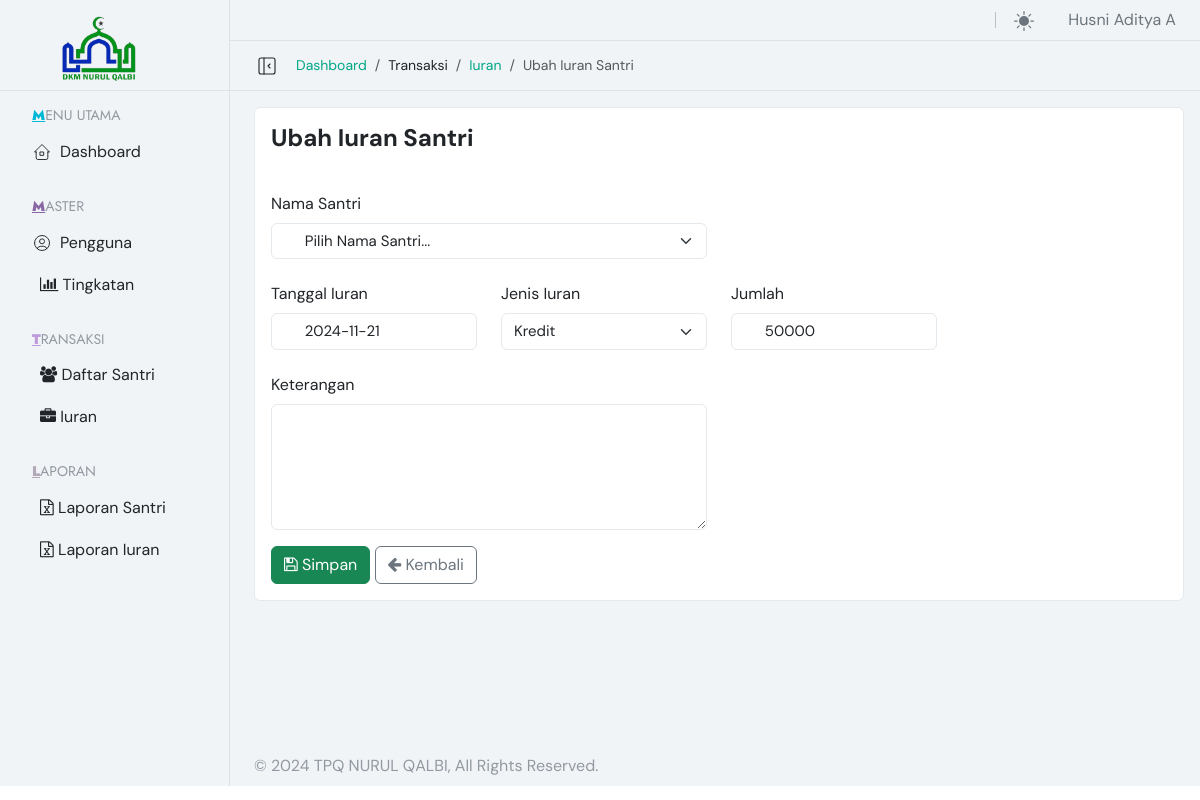
Page /iuran_edit.php?method=edit&id=IUR-202411-001 (signed in) on the earlier database version.
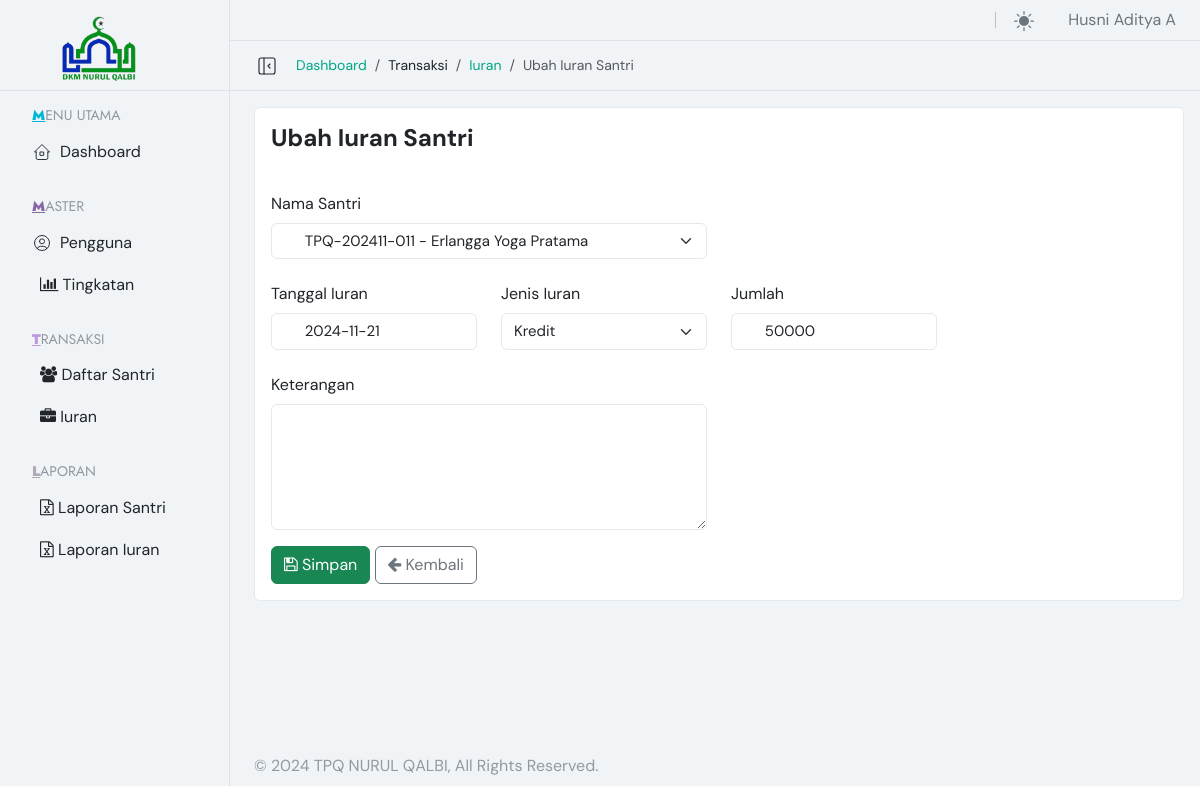
Same page on the later database version.
### tables this page shows
CREATE TABLE IF NOT EXISTS `t_iuran` (
  `ID_IURAN` varchar(50) NOT NULL,
  `ID_ANGGOTA` varchar(50) DEFAULT NULL,
  `TGL_IURAN` date DEFAULT NULL,
  `DK` varchar(50) DEFAULT NULL,
  `JUMLAH` int(11) DEFAULT NULL,
  `KETERANGAN` varchar(200) DEFAULT NULL,
  `STATUS` varchar(50) DEFAULT '1',
  `INPUT_OLEH` varchar(50) DEFAULT NULL,
  `INPUT_TANGGAL` datetime DEFAULT NULL,
  PRIMARY KEY (`ID_IURAN`),
  KEY `ID_ANGGOTA` (`ID_ANGGOTA`)
);

CREATE TABLE IF NOT EXISTS `t_anggota` (
  `ID_ANGGOTA` varchar(50) NOT NULL,
  `ID_TINGKATAN` varchar(50) DEFAULT NULL,
  `NAMA_ANGGOTA` varchar(50) DEFAULT NULL,
  `ALAMAT` text DEFAULT NULL,
  `TEMPAT_LAHIR` varchar(50) DEFAULT NULL,
  `TANGGAL_LAHIR` date DEFAULT NULL,
  `JK` varchar(50) DEFAULT NULL,
  `ORANG_TUA` varchar(50) DEFAULT NULL,
  `PEKERJAAN` varchar(50) DEFAULT NULL,
  `DEPARTEMEN` varchar(50) DEFAULT NULL,
  `HANDPHONE` varchar(50) DEFAULT NULL,
  `TANGGAL_BERGABUNG` date DEFAULT NULL,
  `TANGGAL_KELUAR` date DEFAULT NULL,
  `STATUS_ANGGOTA` varchar(50) DEFAULT '1',
  `STATUS` varchar(50) DEFAULT '1',
  `INPUT_OLEH` varchar(50) DEFAULT NULL,
  `INPUT_TANGGAL` datetime DEFAULT NULL,
  PRIMARY KEY (`ID_ANGGOTA`),
  KEY `ID_TINGKATAN` (`ID_TINGKATAN`)
);

### connection/conn.php (called while the page is built, shortened)
<?php
$host = "localhost";
$database = "tpq";
$username = "andre";
$password = "andre2024";
try {
    $db1 = new PDO("mysql:host=$host;dbname=$database", $username, $password);
    $db1->setAttribute(PDO::ATTR_ERRMODE, PDO::ERRMODE_EXCEPTION);
    function GetQuery2($query, $params = [])
    {
        global $db1;
        $result = $db1->prepare($query);
        $result->execute($params);
        return $result;
    }
} catch (PDOException $e) {
    die("Database connection failed: " . $e->getMessage());
}
?>

### backend/transaksi/iuran/t_iuran.php (called while the page is built, shortened)
<?php
$anggota = "SELECT * FROM t_anggota WHERE STATUS = 1 ORDER BY NAMA_ANGGOTA";
$getAnggota = GetQuery2($anggota, []);
$rowAnggota = $getAnggota->fetchAll(PDO::FETCH_ASSOC);
if (isset($_GET['method'])) {
    if (($_GET['method'] == "view" || $_GET['method'] == "edit") && isset($_GET['id'])) {
        $ID_IURAN = $_GET['id'];
        $query = "SELECT i.*,REPLACE(i.JUMLAH,'-','') JUMLAH,i.ID_ANGGOTA EDIT_ANGGOTA,a.NAMA_ANGGOTA,
        CASE WHEN i.DK = 'D' THEN 'Debit' ELSE 'Kredit' END AS DK_DESK
        FROM t_iuran i
        LEFT JOIN t_anggota a on i.ID_ANGGOTA = a.ID_ANGGOTA
        WHERE i.ID_IURAN = :ID_IURAN";
        $params = array(':ID_IURAN' => $ID_IURAN);
        $getIuran = GetQuery2($query, $params);
        $rowIuran = $getIuran->fetchAll(PDO::FETCH_ASSOC);
        foreach ($rowIuran as $row) {
            extract($row);
        }
    }
}
?>

### content/transaksi/iuran/c_iuran_edit.php (the view, shortened to what this page needs)
<div class="card mb-4">
    <div class="card-header py-3 bg-transparent border-bottom-0">
        <h4 class="card-title mb-0"><strong>Ubah Iuran Santri</strong></h4>
    </div>
    <div class="card-body card-main-two">
        <form role="form" action="" method="post">
            <div class="row">
                <div class="mb-3 col-md-6 col-12">
                    <label class="col-form-label">Nama Santri</label>
                    <fieldset class="form-icon-group left-icon position-relative">
                        <select class="form-select array-select form-control" aria-label="example" name="ID_ANGGOTA" required>
                            <option value="">Pilih Nama Santri...</option>
                            <?php
                            foreach ($rowAnggota as $dataAnggota) {
                                extract($dataAnggota);
                                ?>
                                <option value="<?= $ID_ANGGOTA; ?>" <?php if ($EDIT_ANGGOTA == $ID_ANGGOTA) echo 'selected'; ?>><?= $ID_ANGGOTA; ?> - <?= $NAMA_ANGGOTA; ?></option>
                                <?php
                            }
                            ?>
                        </select>
                    </fieldset>
                </div>
            </div>
            <div class="row">
            <div class="mb-1 col-md-3 col-12">
                    <label class="col-form-label">Tanggal Iuran</label>
                    <fieldset class="form-icon-group left-icon position-relative">
                        <input type="text" name="TGL_IURAN" class="form-control f-basic flatpickr-input" placeholder="Pilih Tanggal.." value="<?= $TGL_IURAN; ?>" required>
                    </fieldset>
                </div>
                <div class="mb-3 col-md-3 col-12">
                    <label class="col-form-label">Jenis Iuran</label>
                    <select class="form-select array-select form-control" aria-label="example" name="DK" required>
                        <option value="K" <?php if ($DK == 'K') echo 'selected'; ?>>Kredit</option>
                    </select>
                </div>
                <div class="mb-1 col-md-3 col-12">
                    <label class="col-form-label">Jumlah</label>
                    <fieldset class="form-icon-group left-icon position-relative">
                        <input type="number" name="JUMLAH" class="form-control" value="<?= $JUMLAH; ?>" required>
                    </fieldset>
                </div>
            </div>
            <div class="row">
                <div class="mb-3 col-md-6 col-12">
                    <label class="col-form-label">Keterangan</label>
                    <fieldset class="form-icon-group left-icon position-relative">
                        <textarea class="form-control" name="KETERANGAN" rows="5" cols="30"> <?= $KETERANGAN; ?></textarea>
                    </fieldset>
                </div>
            </div>
            <div class="row">
                <div class="col-12">
                    <button type="submit" name="simpan" class="btn btn-success"><i class="fa fa-save"></i> Simpan</button>
                    <a href="iuran.php" class="btn btn-outline-secondary" role="button"><i class="fa fa-arrow-left"></i> Kembali</a>
                </div>
            </div>
        </form>
    </div>
</div>

Differences in the rows shown:
changed t_iuran "Kredit": ID_ANGGOTA (not shown) → "TPQ-202411-011 - Erlangga Yoga Pratama"
Other differences:
form field ID_ANGGOTA: "Pilih Nama Santri..." → (not shown)
